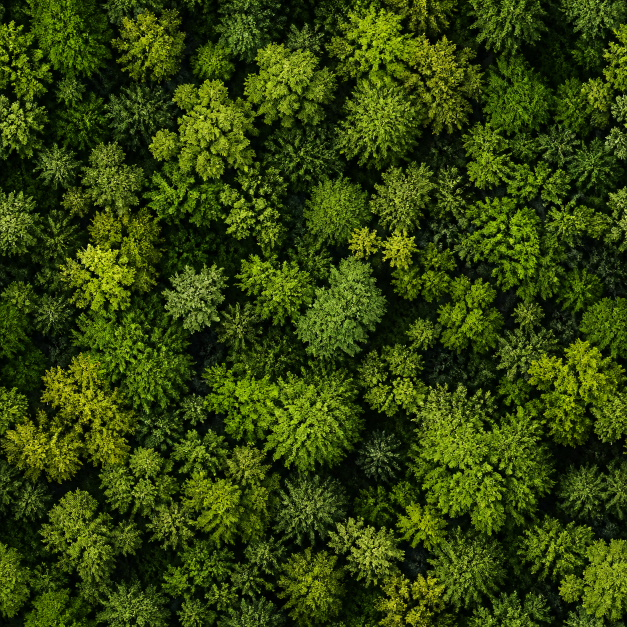
#> input picture assets/forest_source_experiments/source/forest_src_07_dark_variation.png, 1254 x 1254 px (shown at 1/2 size); its folder holds only this picture in this run
$ python -i material.py   (imports and definitions only)
#> lines starting #> are read from the running program, lines starting #| are printed output that depends on the picture
### src/pixel_tile_compiler/pixelizer/palette.py
"""Deterministic palette quantization."""

import numpy as np
from PIL import Image


def quantize_palette(
    image: Image.Image,
    budget: int,
    seed: int = 42,
    palette_colors: tuple[tuple[int, int, int], ...] | None = None,
) -> Image.Image:
    """Quantize only binary-visible RGB pixels; transparent RGB never enters the palette."""
    del seed  # Pillow's median cut path is deterministic for a fixed image.
    rgba = np.asarray(image.convert("RGBA"))
    alpha = np.where(rgba[:, :, 3] >= 128, 255, 0).astype(np.uint8)
    visible = alpha != 0
    result_rgb = np.zeros_like(rgba[:, :, :3], dtype=np.uint8)
    if not visible.any():
        return Image.fromarray(np.dstack([result_rgb, alpha]).astype(np.uint8), mode="RGBA")

    visible_rgb = Image.fromarray(rgba[:, :, :3][visible].reshape(1, -1, 3), mode="RGB")
    if palette_colors is None:
        quantized = visible_rgb.quantize(colors=budget, method=Image.Quantize.MEDIANCUT, dither=Image.Dither.NONE).convert("RGB")
    else:
        if not palette_colors:
            raise ValueError("palette_colors must not be empty")
        palette_image = Image.new("P", (1, 1), 0)
        flattened = [channel for color in palette_colors for channel in color]
        filler = list(palette_colors[-1])
        flattened.extend(filler * ((768 - len(flattened) + 2) // 3))
        flattened = flattened[:768]
        palette_image.putpalette(flattened)
        quantized = visible_rgb.quantize(palette=palette_image, dither=Image.Dither.NONE).convert("RGB")
    result_rgb[visible] = np.asarray(quantized).reshape(-1, 3)
    result = np.dstack([result_rgb, alpha])
    return Image.fromarray(result.astype(np.uint8), mode="RGBA")


# [15 lines left out: functions extract_palette, palette_preview, not called in this run]

### src/pixel_tile_compiler/tileset/material.py
"""Material-exemplar analysis used as a shared tileset source baseline."""

from __future__ import annotations

from dataclasses import asdict, dataclass

import numpy as np
from PIL import Image
from skimage.color import rgb2lab
from skimage.filters import threshold_otsu
from skimage.measure import label

from pixel_tile_compiler.pixelizer.palette import quantize_palette


@dataclass(frozen=True)
class MaterialMetrics:
    """Low-cost spatial risk signals for a material exemplar."""

    brightness_spatial_variance: float
    color_spatial_variance: float
    texture_density_variance: float
    center_dominance: float
    large_landmark_risk: float
    low_frequency_pattern_strength: float = 0.0
    autocorrelation_peak_risk: float = 0.0
    canopy_cluster_scale_score: float = 0.0
    canopy_fragmentation_score: float = 0.0
    large_mass_dominance_score: float = 0.0

    # [4 lines left out: function as_dict, not called in this run]


@dataclass(frozen=True)
class MaterialAnalysis:
    """Material-wide statistics shared by patch selection and validation."""

    metrics: MaterialMetrics
    global_color_distribution: tuple[tuple[tuple[int, int, int], int], ...]
    lab_palette_candidates: tuple[tuple[float, float, float], ...]
    brightness_range: tuple[float, float]
    texture_scale: float
    edge_density: float
    local_contrast_distribution: tuple[float, ...]
    image_size: tuple[int, int]

    # [14 lines left out: function as_dict, not called in this run]


def _working_rgb(image: Image.Image, max_size: int = 256) -> np.ndarray:
    converted = image.convert("RGB")
    scale = min(1.0, max_size / max(converted.size))
    if scale < 1.0:
        converted = converted.resize(
            (max(1, round(converted.width * scale)), max(1, round(converted.height * scale))),
            Image.Resampling.BILINEAR,
        )
    return np.asarray(converted, dtype=np.float32)


def _blocks(array: np.ndarray, grid: int = 4) -> list[np.ndarray]:
    rows = np.array_split(array, grid, axis=0)
    return [block for row in rows for block in np.array_split(row, grid, axis=1) if block.size]


def _edge_density_map(rgb: np.ndarray) -> np.ndarray:
    normalized = rgb / 255.0
    horizontal = np.abs(np.diff(normalized, axis=1, prepend=normalized[:, :1]))
    vertical = np.abs(np.diff(normalized, axis=0, prepend=normalized[:1, :]))
    gradient = (horizontal.mean(axis=2) + vertical.mean(axis=2)) * 0.5
    return gradient


def analyze_material(image: Image.Image, palette_budget: int = 24, material: str = "grass") -> MaterialAnalysis:
    """Analyze a source without changing pixels or introducing randomness."""
    if image.width < 1 or image.height < 1:
        raise ValueError("material source must not be empty")
    rgb = _working_rgb(image)
    brightness = rgb @ np.asarray([0.2126, 0.7152, 0.0722], dtype=np.float32)
    gradient = _edge_density_map(rgb)
    blocks = _blocks(rgb)
    brightness_means = np.asarray([float((block @ np.asarray([0.2126, 0.7152, 0.0722])).mean()) for block in blocks])
    color_means = np.asarray([block.mean(axis=(0, 1)) for block in blocks], dtype=np.float32)
    density_means = np.asarray([float((gradient[y0:y1, x0:x1] > 0.045).mean()) for y0, y1, x0, x1 in _block_boxes(gradient.shape)])
    brightness_spatial_variance = float(np.var(brightness_means) / (255.0**2))
    color_spatial_variance = float(np.mean(np.var(color_means, axis=0)) / (255.0**2))
    texture_density_variance = float(np.var(density_means))

    height, width = brightness.shape
    y0, y1 = height // 4, max(height // 4 + 1, height * 3 // 4)
    x0, x1 = width // 4, max(width // 4 + 1, width * 3 // 4)
    center = rgb[y0:y1, x0:x1]
    outer_mask = np.ones((height, width), dtype=bool)
    outer_mask[y0:y1, x0:x1] = False
    outer = rgb[outer_mask]
    global_mean = rgb.mean(axis=(0, 1))
    center_distance = float(np.linalg.norm(center.mean(axis=(0, 1)) - global_mean) / 441.6729559)
    center_contrast = float(min(1.0, center.std() / 96.0))
    center_dominance = max(0.0, min(1.0, 0.7 * center_distance + 0.3 * center_contrast))
    outer_distance = float(np.linalg.norm(center.mean(axis=(0, 1)) - outer.mean(axis=0)) / 441.6729559) if outer.size else 0.0
    large_landmark_risk = max(0.0, min(1.0, 0.65 * center_dominance + 0.35 * outer_distance))
    low_frequency_pattern_strength, autocorrelation_peak_risk = _macro_pattern_risks(brightness)

    quantized = quantize_palette(Image.fromarray(rgb.astype(np.uint8), mode="RGB"), budget=palette_budget)
    colors, counts = np.unique(np.asarray(quantized.convert("RGB"), dtype=np.uint8).reshape(-1, 3), axis=0, return_counts=True)
    order = np.argsort(-counts, kind="stable")
    distribution = tuple(
        ((int(colors[index, 0]), int(colors[index, 1]), int(colors[index, 2])), int(counts[index]))
        for index in order
    )
    candidate_rgb = np.asarray([color for color, _count in distribution], dtype=np.float32) / 255.0
    lab = rgb2lab(candidate_rgb.reshape(-1, 1, 3)).reshape(-1, 3) if len(candidate_rgb) else np.empty((0, 3))
    texture_scale = float(1.0 / max(1.0, gradient.mean() * max(rgb.shape[:2])))
    local_contrast = tuple(float(min(1.0, block.std() / 128.0)) for block in _blocks(brightness))
    canopy_cluster_scale_score = 0.0
    canopy_fragmentation_score = 0.0
    large_mass_dominance_score = 0.0
    if material == "forest_canopy":
        (
            canopy_cluster_scale_score,
            canopy_fragmentation_score,
            large_mass_dominance_score,
        ) = _canopy_structure_metrics(brightness)
    metrics = MaterialMetrics(
        brightness_spatial_variance=brightness_spatial_variance,
        color_spatial_variance=color_spatial_variance,
        texture_density_variance=texture_density_variance,
        center_dominance=center_dominance,
        large_landmark_risk=large_landmark_risk,
        low_frequency_pattern_strength=low_frequency_pattern_strength,
        autocorrelation_peak_risk=autocorrelation_peak_risk,
        canopy_cluster_scale_score=canopy_cluster_scale_score,
        canopy_fragmentation_score=canopy_fragmentation_score,
        large_mass_dominance_score=large_mass_dominance_score,
    )
    return MaterialAnalysis(
        metrics=metrics,
        global_color_distribution=distribution,
        lab_palette_candidates=tuple(tuple(float(value) for value in row) for row in lab),
        brightness_range=(float(brightness.min()), float(brightness.max())),
        texture_scale=texture_scale,
        edge_density=float((gradient > 0.045).mean()),
        local_contrast_distribution=local_contrast,
        image_size=image.size,
    )


def _block_boxes(shape: tuple[int, int], grid: int = 4) -> list[tuple[int, int, int, int]]:
    height, width = shape
    y_edges = [int(edge) for edge in np.linspace(0, height, grid + 1)]
    x_edges = [int(edge) for edge in np.linspace(0, width, grid + 1)]
    boxes: list[tuple[int, int, int, int]] = []
    for row in range(grid):
        for column in range(grid):
            y0, y1 = y_edges[row], max(y_edges[row] + 1, y_edges[row + 1])
            x0, x1 = x_edges[column], max(x_edges[column] + 1, x_edges[column + 1])
            boxes.append((y0, min(height, y1), x0, min(width, x1)))
    return boxes


def _macro_pattern_risks(brightness: np.ndarray) -> tuple[float, float]:
    """Estimate large-scale structure and repeated-lag risk without a model."""
    gray = Image.fromarray(np.clip(brightness, 0, 255).astype(np.uint8), mode="L")
    coarse = np.asarray(gray.resize((16, 16), Image.Resampling.BILINEAR), dtype=np.float32)
    low_frequency_strength = float(min(1.0, coarse.std() / 32.0))
    if brightness.std() < 1e-6:
        return low_frequency_strength, 0.0
    normalized = brightness - brightness.mean()
    height, width = normalized.shape
    correlations: list[float] = []
    min_lag = max(4, min(height, width) // 16)
    max_lag = max(min_lag, min(24, min(height, width) // 2))
    denominator = float(np.square(normalized).sum())
    for lag in range(min_lag, max_lag + 1):
        horizontal = float(np.abs((normalized[:, :-lag] * normalized[:, lag:]).sum()) / max(1.0, denominator))
        vertical = float(np.abs((normalized[:-lag, :] * normalized[lag:, :]).sum()) / max(1.0, denominator))
        correlations.extend((horizontal, vertical))
    autocorrelation_risk = max(0.0, min(1.0, max(correlations, default=0.0)))
    return low_frequency_strength, autocorrelation_risk


# [24 lines left out: function _canopy_structure_metrics, not called in this run]

>>> from PIL import Image
>>> picture = Image.open('../../../assets/forest_source_experiments/source/forest_src_07_dark_variation.png')
#> picture is the input picture: PIL image 1254x1254 RGB; mean R, G, B 51.5, 68, 10.6
>>> result = analyze_material(picture)
#> in _working_rgb, `converted = converted.resize( (max(1, round(converted.width * scale)),..`:
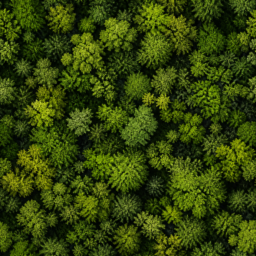
#> converted: PIL image 256x256 RGB; mean R, G, B 51.5, 68, 10.6
#> in analyze_material, `brightness = rgb @ np.asarray([0.2126, 0.7152, 0.0722], dtype=np.float..`:
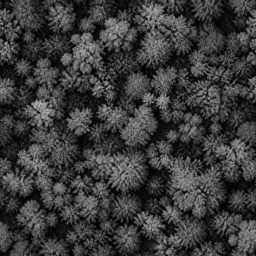
#> brightness: shape (256, 256) float32; min 0.715, max 187.7, mean 60.3
#> in _edge_density_map, `horizontal = np.abs(np.diff(normalized, axis=1, prepend=normalized[:, ..`:
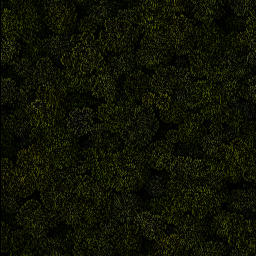
#> horizontal: shape (256, 256, 3) float32; mean R, G, B 0.064, 0.075, 0.0145
#> in _edge_density_map, `vertical = np.abs(np.diff(normalized, axis=0, prepend=normalized[:1, :..`:
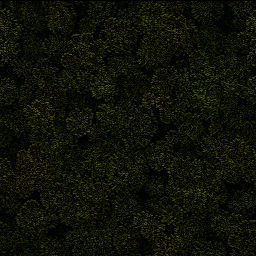
#> vertical: shape (256, 256, 3) float32; mean R, G, B 0.0601, 0.0704, 0.0139
#> in _edge_density_map, `gradient = (horizontal.mean(axis=2) + vertical.mean(axis=2)) * 0.5`:
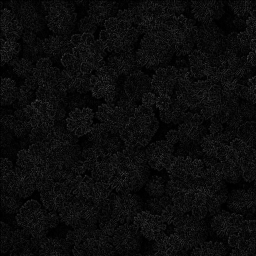
#> gradient: shape (256, 256) float32; min 0, max 0.303, mean 0.0496
#> in _blocks, `rows = np.array_split(array, grid, axis=0)`: rows = 4 items
#> in analyze_material, `blocks = _blocks(rgb)`: blocks = 16 items
#> in analyze_material, `brightness_means = np.asarray([float((block @ np.asarray([0.2126, 0.71..`: brightness_means = [53.53, 65.73, 67.63, 52.83, 61.42, 58.58, 63.09, 57.31, 66.73, 62.78, 63.11, 63.04, 53.17, 56.28, 59.8, 60.26]
#> in analyze_material, `color_means = np.asarray([block.mean(axis=(0, 1)) for block in blocks]..`: color_means = 16 rows, first 8: [43.59, 61.09, 8.02], [57.19, 73.69, 12.07], [60.02, 75.64, 10.78], [42.56, 60.17, 10.33], [53.95, 68.7, 11.24], [48.5, 66.35, 11.35], [54.2, 70.73, 13.65], [46.78, 65.22, 10.01]
#> in analyze_material, `density_means = np.asarray([float((gradient[y0:y1, x0:x1] > 0.045).mea..`: density_means = [0.445, 0.468, 0.546, 0.405, 0.481, 0.51, 0.49, 0.509, 0.496, 0.521, 0.502, 0.502, 0.416, 0.515, 0.498, 0.479]
#> in analyze_material, `brightness_spatial_variance = float(np.var(brightness_means) / (255.0*..`: brightness_spatial_variance = 0.000323
#> in analyze_material, `color_spatial_variance = float(np.mean(np.var(color_means, axis=0)) / ..`: color_spatial_variance = 0.000271
#> in analyze_material, `texture_density_variance = float(np.var(density_means))`: texture_density_variance = 0.00132
#> in analyze_material, `center = rgb[y0:y1, x0:x1]`:
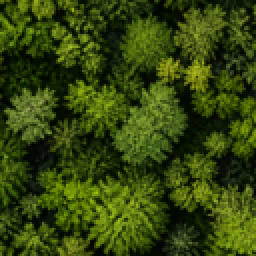
#> center: shape (128, 128, 3) float32 (shown 2 times larger); mean R, G, B 52.1, 69.8, 12.1
#> in analyze_material, `global_mean = rgb.mean(axis=(0, 1))`: global_mean = [51.47, 67.98, 10.62]
#> in analyze_material, `center_distance = float(np.linalg.norm(center.mean(axis=(0, 1)) - glob..`: center_distance = 0.00558
#> in analyze_material, `center_contrast = float(min(1.0, center.std() / 96.0))`: center_contrast = 0.416
#> in analyze_material, `center_dominance = max(0.0, min(1.0, 0.7 * center_distance + 0.3 * cen..`: center_dominance = 0.129
#> in analyze_material, `outer_distance = float(np.linalg.norm(center.mean(axis=(0, 1)) - outer..`: outer_distance = 0.00744
#> in analyze_material, `large_landmark_risk = max(0.0, min(1.0, 0.65 * center_dominance + 0.35..`: large_landmark_risk = 0.0863
#> in _macro_pattern_risks, `low_frequency_strength = float(min(1.0, coarse.std() / 32.0))`: low_frequency_strength = 0.482
#> in _macro_pattern_risks, `normalized = brightness - brightness.mean()`:
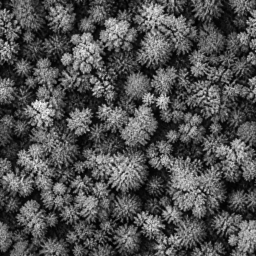
#> normalized: shape (256, 256) float32; min -59.62, max 127.3, mean 0; drawn with min black and max white
#> in _macro_pattern_risks, `denominator = float(np.square(normalized).sum())`: denominator = 86288848
#> the loop in _macro_pattern_risks, `for lag in range(min_lag, max_lag + 1):` made 9 passes
#> (horizontal, vertical) on passes 1 to 9: (0.00555, 0.0106), (0.00827, 0.00374), (0.0178, 0.0127), (0.0256, 0.0222), (0.0328, 0.0289), (0.0416, 0.0317), (0.0528, 0.0329), (0.0572, 0.0344), (0.0533, 0.035)
#> after the loop in _macro_pattern_risks, `for lag in range(min_lag, max_lag + 1):`: correlations = [0.00555, 0.0106, 0.00827, 0.00374, 0.0178, 0.0127, 0.0256, 0.0222, 0.0328, 0.0289, 0.0416, 0.0317, 0.0528, 0.0329, 0.0572, 0.0344, 0.0533, 0.035]
#> in _macro_pattern_risks, `autocorrelation_risk = max(0.0, min(1.0, max(correlations, default=0.0..`: autocorrelation_risk = 0.0572
#> in analyze_material, `low_frequency_pattern_strength, autocorrelation_peak_risk = _macro_pat..`: low_frequency_pattern_strength = 0.482; autocorrelation_peak_risk = 0.0572
#> in quantize_palette, `alpha = np.where(rgba[:, :, 3] >= 128, 255, 0).astype(np.uint8)`: alpha: shape (256, 256); every value is 255
#> in quantize_palette, `visible = alpha != 0`: visible: shape (256, 256) bool; every value is 1
#> in analyze_material, `colors, counts = np.unique(np.asarray(quantized.convert("RGB"), dtype=..`: colors = 24 rows, first 8: [3, 8, 2], [5, 13, 2], [8, 16, 4], [12, 21, 4], [15, 27, 4], [19, 30, 6], [23, 36, 6], [26, 42, 6]; counts = 24 values, max 3266 at index 15, min 1903 at index 23, mean 2730.7
#> in analyze_material, `order = np.argsort(-counts, kind="stable")`: order = 24 values, max 23 at index 23, min 0 at index 13, mean 11.5
#> in analyze_material, `distribution = tuple( ((int(colors[index, 0]), int(colors[index, 1]), ..`: distribution = 24 items
#> in analyze_material, `candidate_rgb = np.asarray([color for color, _count in distribution], ..`: candidate_rgb = 24 rows, first 8: [0.247, 0.337, 0.0471], [0.137, 0.208, 0.0314], [0.0471, 0.0824, 0.0157], [0.4, 0.486, 0.0706], [0.231, 0.306, 0.051], [0.294, 0.373, 0.0588], [0.0902, 0.141, 0.0235], [0.18, 0.247, 0.0392]
#> in analyze_material, `lab = rgb2lab(candidate_rgb.reshape(-1, 1, 3)).reshape(-1, 3) if len(c..`: lab = 24 rows, first 8: [33.43, -20.34, 36.71], [19.72, -15.72, 24.17], [5.63, -6.17, 6.68], [48.62, -22.25, 49.47], [30.42, -17.86, 33.46], [37.33, -19.47, 39.58], [12.33, -11.94, 15.54], [24.19, -15.92, 28.35]
#> in analyze_material, `texture_scale = float(1.0 / max(1.0, gradient.mean() * max(rgb.shape[:..`: texture_scale = 0.0787
#> in analyze_material, `local_contrast = tuple(float(min(1.0, block.std() / 128.0)) for block ..`: local_contrast = (0.253, 0.326, 0.3, 0.242, 0.3, 0.289, 0.289, 0.259, 0.281, 0.286, 0.301, 0.284, 0.256, 0.245, 0.294, 0.279)

$ run again, on assets/forest_source_experiments/source/forest_src_08_illustrative.png
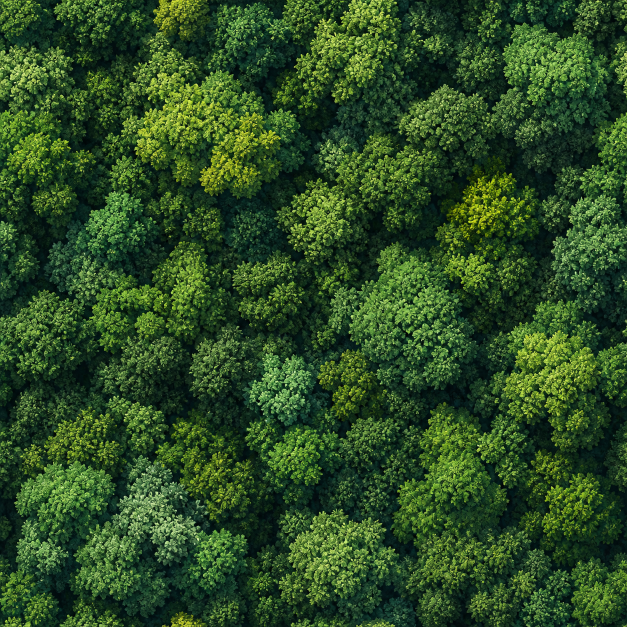
#> input picture assets/forest_source_experiments/source/forest_src_08_illustrative.png, 1254 x 1254 px (shown at 1/2 size)
#> picture is the input picture: PIL image 1254x1254 RGB; mean R, G, B 45.3, 76.4, 35.8
#> rows = 4 items
#> blocks = 16 items
#> brightness_means = [70.5, 78.71, 67.87, 66.98, 61.5, 61.62, 70.82, 63.72, 64.93, 62.58, 66.73, 67.97, 74.62, 62.61, 69.05, 59.46]
#> color_means = 16 rows, first 8: [49.4, 80.34, 35.17], [57.85, 89.17, 36.46], [47.85, 76.91, 37.31], [44.14, 76.57, 39.18], [38.39, 71.02, 35.21], [42.01, 70.57, 30.69], [49.96, 80.7, 34.43], [43.08, 72.86, 33.87]
#> density_means = [0.493, 0.507, 0.49, 0.449, 0.419, 0.394, 0.472, 0.453, 0.47, 0.431, 0.492, 0.436, 0.486, 0.429, 0.468, 0.377]
#> brightness_spatial_variance = 0.000382
#> color_spatial_variance = 0.000325
#> texture_density_variance = 0.00133
#> global_mean = [45.26, 76.41, 35.77]
#> center_distance = 0.0056
#> center_contrast = 0.352
#> center_dominance = 0.109
#> outer_distance = 0.00746
#> large_landmark_risk = 0.0737
#> low_frequency_strength = 0.506
#> in _macro_pattern_risks, `normalized = brightness - brightness.mean()`:
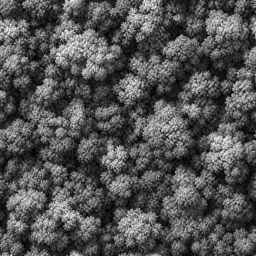
#> normalized: shape (256, 256) float32; min -60.34, max 124.1, mean 0; drawn with min black and max white
#> denominator = 79699760
#> the loop in _macro_pattern_risks, `for lag in range(min_lag, max_lag + 1):` made 9 passes
#> (horizontal, vertical) on passes 1 to 8: (0.0615, 0.0619), (0.044, 0.0445), (0.0322, 0.0308), (0.0182, 0.0193), (0.00777, 0.0104), (0.00447, 0.00236), (7.52e-05, 0.00487), (0.00264, 0.0147)
#> after the loop in _macro_pattern_risks, `for lag in range(min_lag, max_lag + 1):`: correlations = [0.0615, 0.0619, 0.044, 0.0445, 0.0322, 0.0308, 0.0182, 0.0193, 0.00777, 0.0104, 0.00447, 0.00236, 7.52e-05, 0.00487, 0.00264, 0.0147, 0.00526, 0.0211]
#> autocorrelation_risk = 0.0619
#> low_frequency_pattern_strength = 0.506; autocorrelation_peak_risk = 0.0619
#> alpha: shape (256, 256); every value is 255
#> visible: shape (256, 256) bool; every value is 1
#> in quantize_palette, `result_rgb[visible] = np.asarray(quantized).reshape(-1, 3)`:
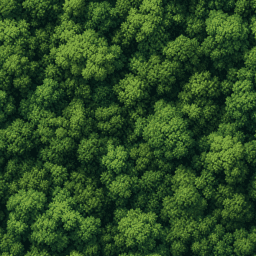
#> result_rgb: shape (256, 256, 3); mean R, G, B 45.3, 76.1, 35.5
#> colors = 24 rows, first 8: [5, 21, 18], [9, 29, 21], [11, 36, 25], [16, 38, 23], [18, 42, 26], [19, 48, 30], [24, 49, 27], [26, 54, 29]; counts = 24 values, max 4189 at index 1, min 1923 at index 23, mean 2730.7
#> order = 24 values, max 23 at index 23, min 0 at index 1, mean 11.5
#> distribution = 24 items
#> candidate_rgb = 24 rows, first 8: [0.0353, 0.114, 0.0824], [0.0196, 0.0824, 0.0706], [0.0706, 0.165, 0.102], [0.255, 0.392, 0.161], [0.0431, 0.141, 0.098], [0.271, 0.431, 0.18], [0.141, 0.263, 0.129], [0.106, 0.235, 0.129]
#> lab = 24 rows, first 8: [8.92, -10.27, 3.01], [5.53, -5.82, -0.00685], [14.73, -14, 7.63], [38.55, -24.17, 29.1], [11.98, -13.11, 4.48], [42.18, -26.96, 30.8], [25.26, -19.66, 17.09], [22.21, -19.2, 13.07]
#> texture_scale = 0.0801
#> local_contrast = (0.288, 0.307, 0.287, 0.271, 0.251, 0.253, 0.29, 0.267, 0.239, 0.264, 0.245, 0.301, 0.291, 0.264, 0.263, 0.216)
